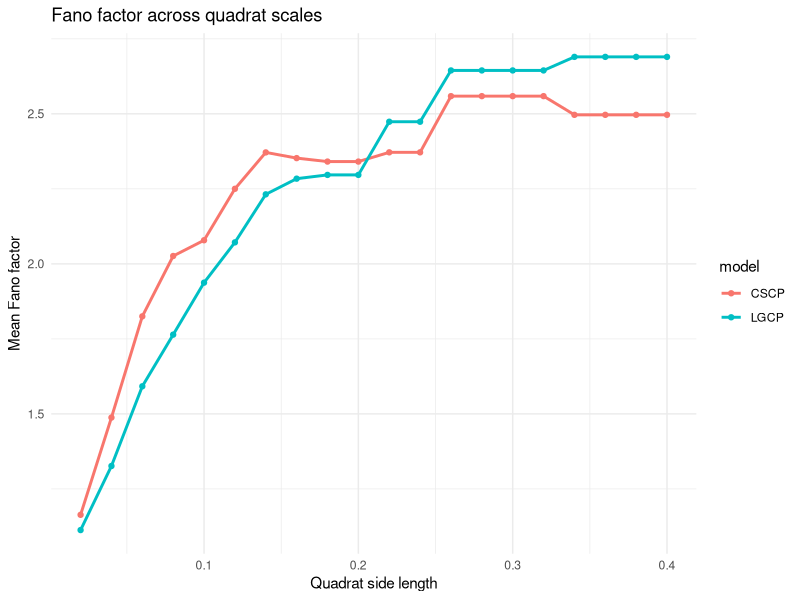
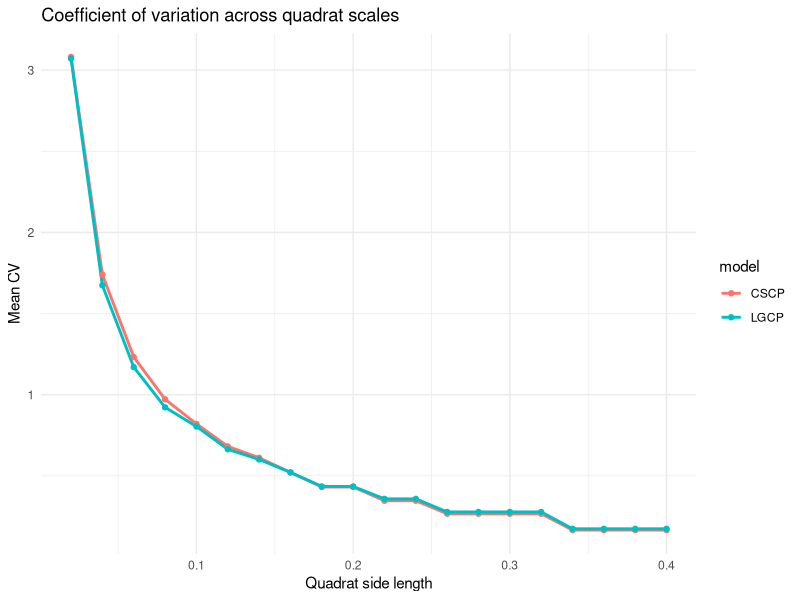
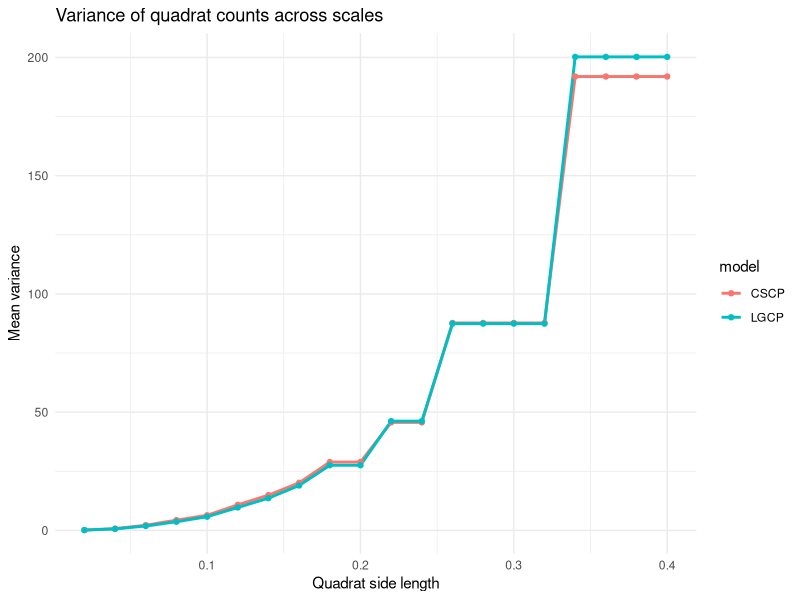
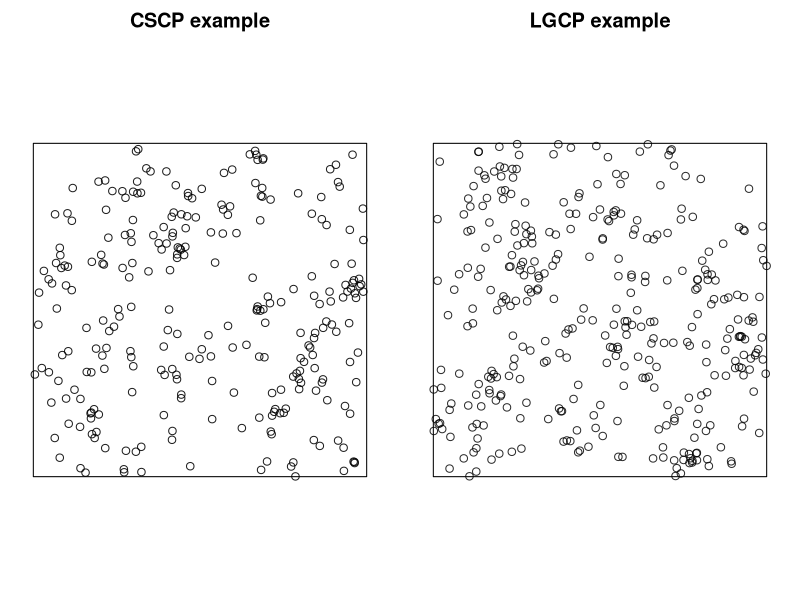

Recreate these plots in R, in order.
# ============================================================
# Pilot test: multi-scale quadrat count variability
# LGCP vs CSCP
# ============================================================

rm(list = ls())

library(spatstat.geom)
library(spatstat.random)
library(spatstat.explore)
library(dplyr)
library(ggplot2)
library(purrr)
library(tidyr)

set.seed(1)

# ============================================================
# Window
# ============================================================

W <- owin(c(0, 1), c(0, 1))

# ============================================================
# Parameters
# ============================================================

lambda_target <- 300
phi_target    <- 1.5
s_target      <- 0.05
s_target_LGCP      <- s_target * 0.68

n_rep <- 100

# Quadrat side lengths to try
cell_sizes <- seq(0.02, 0.4, by = 0.02)

# ============================================================
# Helper functions
# ============================================================

# LGCP parameter mapping:
# g(0) - 1 = exp(sigma2) - 1 = phi  => sigma2 = log(1 + phi)
# lambda = exp(mu + sigma2/2)       => mu = log(lambda) - sigma2/2
sim_lgcp_matched <- function(W, lambda, phi, s) {
  sigma2 <- log(1 + phi)
  mu     <- log(lambda) - sigma2 / 2

  X <- rLGCP(
    model = "exponential",
    mu    = mu,
    var   = sigma2,
    scale = s,
    win   = W
  )

  X
}

# CSCP simulation via discretised Gaussian field:
# Lambda(u) = mu + Z(u)^2
# with Var(Z(u)) = sigma2 and
# phi = 2 sigma2^2 / lambda^2  => sigma2 = lambda * sqrt(phi / 2)
# mu = lambda - sigma2
#
# This requires phi <= 2 if mu >= 0.
sim_cscp_matched <- function(W, lambda, phi, s,
                             nx = 128, ny = 128) {

  sigma2 <- lambda * sqrt(phi / 2)
  mu     <- lambda - sigma2

  if (mu < 0) {
    stop("CSCP parameterisation gives mu < 0. Need phi <= 2.")
  }

  # simulate Gaussian random field on grid
  xseq <- seq(W$xrange[1], W$xrange[2], length.out = nx)
  yseq <- seq(W$yrange[1], W$yrange[2], length.out = ny)

  # random field simulation via RandomFields-style approximation is not in spatstat,
  # so here we use rLGCP's latent Gaussian field trick indirectly:
  # simulate GRF Y with mean 0 by simulating LGCP latent field then undoing exp is not available,
  # so instead use a correlated Gaussian image from blur of white noise as a quick pilot.
  #
  # This is only a pilot approximation, not your final thesis-grade simulator.

  Zmat <- matrix(rnorm(nx * ny, mean = 0, sd = sqrt(sigma2)), nrow = nx, ncol = ny)

  # crude spatial smoothing to induce correlation
  Zim <- im(t(Zmat), xcol = xseq, yrow = yseq)
  Zim <- blur(Zim, sigma = s / 2)

  # re-standardise after smoothing
  zvals <- as.vector(Zim$v)
  zvals <- (zvals - mean(zvals, na.rm = TRUE)) / sd(zvals, na.rm = TRUE)
  Zim$v <- matrix(zvals * sqrt(sigma2), nrow = nrow(Zim$v), ncol = ncol(Zim$v))

  Lambda <- eval.im(mu + Zim^2)

  X <- rpoispp(Lambda)

  X
}

# Compute quadrat summary statistics at one cell size
quadrat_stats_one_scale <- function(X, cell_size) {
  nx <- max(1, floor(diff(X$window$xrange) / cell_size))
  ny <- max(1, floor(diff(X$window$yrange) / cell_size))

  q <- quadratcount(X, nx = nx, ny = ny)
  counts <- as.vector(q)

  m <- mean(counts)
  v <- var(counts)

  data.frame(
    cell_size = cell_size,
    nx = nx,
    ny = ny,
    mean_count = m,
    var_count = v,
    fano = ifelse(m > 0, v / m, NA_real_),
    cv = ifelse(m > 0, sqrt(v) / m, NA_real_)
  )
}

# Compute stats across all scales for one pattern
quadrat_stats_all_scales <- function(X, cell_sizes) {
  bind_rows(lapply(cell_sizes, function(cs) quadrat_stats_one_scale(X, cs)))
}

# ============================================================
# Run pilot
# ============================================================

results <- vector("list", length = 2 * n_rep)
counter <- 1

for (i in seq_len(n_rep)) {
  cat("Simulation", i, "of", n_rep, "\n")

  X_lgcp <- sim_lgcp_matched(W, lambda_target, phi_target, s_target_LGCP)
  X_cscp <- sim_cscp_matched(W, lambda_target, phi_target, s_target)

  stats_lgcp <- quadrat_stats_all_scales(X_lgcp, cell_sizes) %>%
    mutate(model = "LGCP", rep = i)

  stats_cscp <- quadrat_stats_all_scales(X_cscp, cell_sizes) %>%
    mutate(model = "CSCP", rep = i)

  results[[counter]] <- stats_lgcp
  counter <- counter + 1

  results[[counter]] <- stats_cscp
  counter <- counter + 1
}

results_df <- bind_rows(results)

# ============================================================
# Aggregate
# ============================================================

summary_df <- results_df %>%
  group_by(model, cell_size) %>%
  summarise(
    mean_fano = mean(fano, na.rm = TRUE),
    sd_fano   = sd(fano, na.rm = TRUE),
    mean_cv   = mean(cv, na.rm = TRUE),
    sd_cv     = sd(cv, na.rm = TRUE),
    mean_var  = mean(var_count, na.rm = TRUE),
    mean_mean = mean(mean_count, na.rm = TRUE),
    .groups = "drop"
  )

print(summary_df)

# ============================================================
# Plots
# ============================================================

p1 <- ggplot(summary_df, aes(x = cell_size, y = mean_fano, colour = model)) +
  geom_line(linewidth = 1) +
  geom_point() +
  labs(
    title = "Fano factor across quadrat scales",
    x = "Quadrat side length",
    y = "Mean Fano factor"
  ) +
  theme_minimal()

p2 <- ggplot(summary_df, aes(x = cell_size, y = mean_cv, colour = model)) +
  geom_line(linewidth = 1) +
  geom_point() +
  labs(
    title = "Coefficient of variation across quadrat scales",
    x = "Quadrat side length",
    y = "Mean CV"
  ) +
  theme_minimal()

p3 <- ggplot(summary_df, aes(x = cell_size, y = mean_var, colour = model)) +
  geom_line(linewidth = 1) +
  geom_point() +
  labs(
    title = "Variance of quadrat counts across scales",
    x = "Quadrat side length",
    y = "Mean variance"
  ) +
  theme_minimal()

print(p1)
print(p2)
print(p3)

# ============================================================
# Optional: inspect a single realisation
# ============================================================

X_lgcp_demo <- sim_lgcp_matched(W, lambda_target, phi_target, s_target_LGCP)
X_cscp_demo <- sim_cscp_matched(W, lambda_target, phi_target, s_target)

par(mfrow = c(1, 2), mar = c(1, 1, 2, 1))
plot(X_cscp_demo, main = "CSCP example")
plot(X_lgcp_demo, main = "LGCP example")
